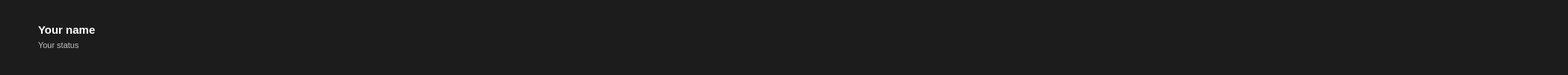
        <widget class="QWidget" name="statusHead" native="true">
         <property name="enabled">
          <bool>true</bool>
         </property>
         <property name="sizePolicy">
          <sizepolicy hsizetype="MinimumExpanding" vsizetype="Fixed">
           <horstretch>0</horstretch>
           <verstretch>0</verstretch>
          </sizepolicy>
         </property>
         <property name="minimumSize">
          <size>
           <width>225</width>
           <height>60</height>
          </size>
         </property>
         <property name="palette">
          <palette>
           <active>
            <colorrole role="WindowText">
             <brush brushstyle="SolidPattern">
              <color alpha="255">
               <red>255</red>
               <green>255</green>
               <blue>255</blue>
              </color>
             </brush>
            </colorrole>
            <colorrole role="Button">
             <brush brushstyle="SolidPattern">
              <color alpha="255">
               <red>28</red>
               <green>28</green>
               <blue>28</blue>
              </color>
             </brush>
            </colorrole>
            <colorrole role="Light">
             <brush brushstyle="SolidPattern">
              <color alpha="255">
               <red>42</red>
               <green>42</green>
               <blue>42</blue>
              </color>
             </brush>
            </colorrole>
            <colorrole role="Midlight">
             <brush brushstyle="SolidPattern">
              <color alpha="255">
               <red>35</red>
               <green>35</green>
               <blue>35</blue>
              </color>
             </brush>
            </colorrole>
            <colorrole role="Dark">
             <brush brushstyle="SolidPattern">
              <color alpha="255">
               <red>14</red>
               <green>14</green>
               <blue>14</blue>
              </color>
             </brush>
            </colorrole>
            <colorrole role="Mid">
             <brush brushstyle="SolidPattern">
              <color alpha="255">
               <red>18</red>
               <green>18</green>
               <blue>18</blue>
              </color>
             </brush>
            </colorrole>
            <colorrole role="Text">
             <brush brushstyle="SolidPattern">
              <color alpha="255">
               <red>255</red>
               <green>255</green>
               <blue>255</blue>
              </color>
             </brush>
            </colorrole>
            <colorrole role="BrightText">
             <brush brushstyle="SolidPattern">
              <color alpha="255">
               <red>255</red>
               <green>255</green>
               <blue>255</blue>
              </color>
             </brush>
            </colorrole>
            <colorrole role="ButtonText">
             <brush brushstyle="SolidPattern">
              <color alpha="255">
               <red>255</red>
               <green>255</green>
               <blue>255</blue>
              </color>
             </brush>
            </colorrole>
            <colorrole role="Base">
             <brush brushstyle="SolidPattern">
              <color alpha="255">
               <red>0</red>
               <green>0</green>
               <blue>0</blue>
              </color>
             </brush>
            </colorrole>
            <colorrole role="Window">
             <brush brushstyle="SolidPattern">
              <color alpha="255">
               <red>28</red>
               <green>28</green>
               <blue>28</blue>
              </color>
             </brush>
            </colorrole>
            <colorrole role="Shadow">
             <brush brushstyle="SolidPattern">
              <color alpha="255">
               <red>0</red>
               <green>0</green>
               <blue>0</blue>
              </color>
             </brush>
            </colorrole>
            <colorrole role="AlternateBase">
             <brush brushstyle="SolidPattern">
              <color alpha="255">
               <red>14</red>
               <green>14</green>
               <blue>14</blue>
              </color>
             </brush>
            </colorrole>
            <colorrole role="ToolTipBase">
             <brush brushstyle="SolidPattern">
              <color alpha="255">
               <red>255</red>
               <green>255</green>
               <blue>220</blue>
              </color>
             </brush>
            </colorrole>
            <colorrole role="ToolTipText">
             <brush brushstyle="SolidPattern">
              <color alpha="255">
               <red>0</red>
               <green>0</green>
               <blue>0</blue>
              </color>
             </brush>
            </colorrole>
           </active>
           <inactive>
            <colorrole role="WindowText">
             <brush brushstyle="SolidPattern">
              <color alpha="255">
               <red>255</red>
               <green>255</green>
               <blue>255</blue>
              </color>
             </brush>
            </colorrole>
            <colorrole role="Button">
             <brush brushstyle="SolidPattern">
              <color alpha="255">
               <red>28</red>
               <green>28</green>
               <blue>28</blue>
              </color>
             </brush>
            </colorrole>
            <colorrole role="Light">
             <brush brushstyle="SolidPattern">
              <color alpha="255">
               <red>42</red>
               <green>42</green>
               <blue>42</blue>
              </color>
             </brush>
            </colorrole>
            <colorrole role="Midlight">
             <brush brushstyle="SolidPattern">
              <color alpha="255">
               <red>35</red>
               <green>35</green>
               <blue>35</blue>
              </color>
             </brush>
            </colorrole>
            <colorrole role="Dark">
             <brush brushstyle="SolidPattern">
              <color alpha="255">
               <red>14</red>
               <green>14</green>
               <blue>14</blue>
              </color>
             </brush>
            </colorrole>
            <colorrole role="Mid">
             <brush brushstyle="SolidPattern">
              <color alpha="255">
               <red>18</red>
               <green>18</green>
               <blue>18</blue>
              </color>
             </brush>
            </colorrole>
            <colorrole role="Text">
             <brush brushstyle="SolidPattern">
              <color alpha="255">
               <red>255</red>
               <green>255</green>
               <blue>255</blue>
              </color>
             </brush>
            </colorrole>
            <colorrole role="BrightText">
             <brush brushstyle="SolidPattern">
              <color alpha="255">
               <red>255</red>
               <green>255</green>
               <blue>255</blue>
              </color>
             </brush>
            </colorrole>
            <colorrole role="ButtonText">
             <brush brushstyle="SolidPattern">
              <color alpha="255">
               <red>255</red>
               <green>255</green>
               <blue>255</blue>
              </color>
             </brush>
            </colorrole>
            <colorrole role="Base">
             <brush brushstyle="SolidPattern">
              <color alpha="255">
               <red>0</red>
               <green>0</green>
               <blue>0</blue>
              </color>
             </brush>
            </colorrole>
            <colorrole role="Window">
             <brush brushstyle="SolidPattern">
              <color alpha="255">
               <red>28</red>
               <green>28</green>
               <blue>28</blue>
              </color>
             </brush>
            </colorrole>
            <colorrole role="Shadow">
             <brush brushstyle="SolidPattern">
              <color alpha="255">
               <red>0</red>
               <green>0</green>
               <blue>0</blue>
              </color>
             </brush>
            </colorrole>
            <colorrole role="AlternateBase">
             <brush brushstyle="SolidPattern">
              <color alpha="255">
               <red>14</red>
               <green>14</green>
               <blue>14</blue>
              </color>
             </brush>
            </colorrole>
            <colorrole role="ToolTipBase">
             <brush brushstyle="SolidPattern">
              <color alpha="255">
               <red>255</red>
               <green>255</green>
               <blue>220</blue>
              </color>
             </brush>
            </colorrole>
            <colorrole role="ToolTipText">
             <brush brushstyle="SolidPattern">
              <color alpha="255">
               <red>0</red>
               <green>0</green>
               <blue>0</blue>
              </color>
             </brush>
            </colorrole>
           </inactive>
           <disabled>
            <colorrole role="WindowText">
             <brush brushstyle="SolidPattern">
              <color alpha="255">
               <red>14</red>
               <green>14</green>
               <blue>14</blue>
              </color>
             </brush>
            </colorrole>
            <colorrole role="Button">
             <brush brushstyle="SolidPattern">
              <color alpha="255">
               <red>28</red>
               <green>28</green>
               <blue>28</blue>
              </color>
             </brush>
            </colorrole>
            <colorrole role="Light">
             <brush brushstyle="SolidPattern">
              <color alpha="255">
               <red>42</red>
               <green>42</green>
               <blue>42</blue>
              </color>
             </brush>
            </colorrole>
            <colorrole role="Midlight">
             <brush brushstyle="SolidPattern">
              <color alpha="255">
               <red>35</red>
               <green>35</green>
               <blue>35</blue>
              </color>
             </brush>
            </colorrole>
            <colorrole role="Dark">
             <brush brushstyle="SolidPattern">
              <color alpha="255">
               <red>14</red>
               <green>14</green>
               <blue>14</blue>
              </color>
             </brush>
            </colorrole>
            <colorrole role="Mid">
             <brush brushstyle="SolidPattern">
              <color alpha="255">
               <red>18</red>
               <green>18</green>
               <blue>18</blue>
              </color>
             </brush>
            </colorrole>
            <colorrole role="Text">
             <brush brushstyle="SolidPattern">
              <color alpha="255">
               <red>14</red>
               <green>14</green>
               <blue>14</blue>
              </color>
             </brush>
            </colorrole>
            <colorrole role="BrightText">
             <brush brushstyle="SolidPattern">
              <color alpha="255">
               <red>255</red>
               <green>255</green>
               <blue>255</blue>
              </color>
             </brush>
            </colorrole>
            <colorrole role="ButtonText">
             <brush brushstyle="SolidPattern">
              <color alpha="255">
               <red>14</red>
               <green>14</green>
               <blue>14</blue>
              </color>
             </brush>
            </colorrole>
            <colorrole role="Base">
             <brush brushstyle="SolidPattern">
              <color alpha="255">
               <red>28</red>
               <green>28</green>
               <blue>28</blue>
              </color>
             </brush>
            </colorrole>
            <colorrole role="Window">
             <brush brushstyle="SolidPattern">
              <color alpha="255">
               <red>28</red>
               <green>28</green>
               <blue>28</blue>
              </color>
             </brush>
            </colorrole>
            <colorrole role="Shadow">
             <brush brushstyle="SolidPattern">
              <color alpha="255">
               <red>0</red>
               <green>0</green>
               <blue>0</blue>
              </color>
             </brush>
            </colorrole>
            <colorrole role="AlternateBase">
             <brush brushstyle="SolidPattern">
              <color alpha="255">
               <red>28</red>
               <green>28</green>
               <blue>28</blue>
              </color>
             </brush>
            </colorrole>
            <colorrole role="ToolTipBase">
             <brush brushstyle="SolidPattern">
              <color alpha="255">
               <red>255</red>
               <green>255</green>
               <blue>220</blue>
              </color>
             </brush>
            </colorrole>
            <colorrole role="ToolTipText">
             <brush brushstyle="SolidPattern">
              <color alpha="255">
               <red>0</red>
               <green>0</green>
               <blue>0</blue>
              </color>
             </brush>
            </colorrole>
           </disabled>
          </palette>
         </property>
         <property name="autoFillBackground">
          <bool>true</bool>
         </property>
         <layout class="QGridLayout" name="gridLayout_2">
          <item row="0" column="0">
           <layout class="QHBoxLayout" name="horizontalLayout_3">
            <property name="spacing">
             <number>0</number>
            </property>
            <item>
             <widget class="QLabel" name="profilePicture">
              <property name="minimumSize">
               <size>
                <width>40</width>
                <height>40</height>
               </size>
              </property>
              <property name="maximumSize">
               <size>
                <width>40</width>
                <height>40</height>
               </size>
              </property>
              <property name="text">
               <string/>
              </property>
              <property name="pixmap">
               <pixmap resource="res.qrc">:/img/contact.png</pixmap>
              </property>
              <property name="wordWrap">
               <bool>true</bool>
              </property>
             </widget>
            </item>
            <item>
             <layout class="QVBoxLayout" name="verticalLayout">
              <property name="spacing">
               <number>0</number>
              </property>
              <item>
               <widget class="EditableLabelWidget" name="nameLabel">
                <property name="enabled">
                 <bool>true</bool>
                </property>
                <property name="palette">
                 <palette>
                  <active>
                   <colorrole role="WindowText">
                    <brush brushstyle="SolidPattern">
                     <color alpha="255">
                      <red>255</red>
                      <green>255</green>
                      <blue>255</blue>
                     </color>
                    </brush>
                   </colorrole>
                   <colorrole role="Button">
                    <brush brushstyle="SolidPattern">
                     <color alpha="255">
                      <red>255</red>
                      <green>255</green>
                      <blue>255</blue>
                     </color>
                    </brush>
                   </colorrole>
                   <colorrole role="Light">
                    <brush brushstyle="SolidPattern">
                     <color alpha="255">
                      <red>255</red>
                      <green>255</green>
                      <blue>255</blue>
                     </color>
                    </brush>
                   </colorrole>
                   <colorrole role="Midlight">
                    <brush brushstyle="SolidPattern">
                     <color alpha="255">
                      <red>255</red>
                      <green>255</green>
                      <blue>255</blue>
                     </color>
                    </brush>
                   </colorrole>
                   <colorrole role="Dark">
                    <brush brushstyle="SolidPattern">
                     <color alpha="255">
                      <red>255</red>
                      <green>255</green>
                      <blue>255</blue>
                     </color>
                    </brush>
                   </colorrole>
                   <colorrole role="Mid">
                    <brush brushstyle="SolidPattern">
                     <color alpha="255">
                      <red>255</red>
                      <green>255</green>
                      <blue>255</blue>
                     </color>
                    </brush>
                   </colorrole>
                   <colorrole role="Text">
                    <brush brushstyle="SolidPattern">
                     <color alpha="255">
                      <red>255</red>
                      <green>255</green>
                      <blue>255</blue>
                     </color>
                    </brush>
                   </colorrole>
                   <colorrole role="ButtonText">
                    <brush brushstyle="SolidPattern">
                     <color alpha="255">
                      <red>255</red>
                      <green>255</green>
                      <blue>255</blue>
                     </color>
                    </brush>
                   </colorrole>
                   <colorrole role="Base">
                    <brush brushstyle="SolidPattern">
                     <color alpha="255">
                      <red>255</red>
                      <green>255</green>
                      <blue>255</blue>
                     </color>
                    </brush>
                   </colorrole>
                   <colorrole role="Window">
                    <brush brushstyle="SolidPattern">
                     <color alpha="255">
                      <red>255</red>
                      <green>255</green>
                      <blue>255</blue>
                     </color>
                    </brush>
                   </colorrole>
                   <colorrole role="Shadow">
                    <brush brushstyle="SolidPattern">
                     <color alpha="255">
                      <red>255</red>
                      <green>255</green>
                      <blue>255</blue>
                     </color>
                    </brush>
                   </colorrole>
                   <colorrole role="Highlight">
                    <brush brushstyle="SolidPattern">
                     <color alpha="255">
                      <red>255</red>
                      <green>255</green>
                      <blue>255</blue>
                     </color>
                    </brush>
                   </colorrole>
                   <colorrole role="AlternateBase">
                    <brush brushstyle="SolidPattern">
                     <color alpha="255">
                      <red>255</red>
                      <green>255</green>
                      <blue>255</blue>
                     </color>
                    </brush>
                   </colorrole>
                   <colorrole role="NoRole">
                    <brush brushstyle="SolidPattern">
                     <color alpha="255">
                      <red>255</red>
                      <green>255</green>
                      <blue>255</blue>
                     </color>
                    </brush>
                   </colorrole>
                   <colorrole role="ToolTipText">
                    <brush brushstyle="SolidPattern">
                     <color alpha="255">
                      <red>255</red>
                      <green>255</green>
                      <blue>255</blue>
                     </color>
                    </brush>
                   </colorrole>
                  </active>
                  <inactive>
                   <colorrole role="WindowText">
                    <brush brushstyle="SolidPattern">
                     <color alpha="255">
                      <red>255</red>
                      <green>255</green>
                      <blue>255</blue>
                     </color>
                    </brush>
                   </colorrole>
                   <colorrole role="Button">
                    <brush brushstyle="SolidPattern">
                     <color alpha="255">
                      <red>255</red>
                      <green>255</green>
                      <blue>255</blue>
                     </color>
                    </brush>
                   </colorrole>
                   <colorrole role="Light">
                    <brush brushstyle="SolidPattern">
                     <color alpha="255">
                      <red>255</red>
                      <green>255</green>
                      <blue>255</blue>
                     </color>
                    </brush>
                   </colorrole>
                   <colorrole role="Midlight">
                    <brush brushstyle="SolidPattern">
                     <color alpha="255">
                      <red>255</red>
                      <green>255</green>
                      <blue>255</blue>
                     </color>
                    </brush>
                   </colorrole>
                   <colorrole role="Dark">
                    <brush brushstyle="SolidPattern">
                     <color alpha="255">
                      <red>255</red>
                      <green>255</green>
                      <blue>255</blue>
                     </color>
                    </brush>
                   </colorrole>
                   <colorrole role="Mid">
                    <brush brushstyle="SolidPattern">
                     <color alpha="255">
                      <red>255</red>
                      <green>255</green>
                      <blue>255</blue>
                     </color>
                    </brush>
                   </colorrole>
                   <colorrole role="Text">
                    <brush brushstyle="SolidPattern">
                     <color alpha="255">
                      <red>255</red>
                      <green>255</green>
                      <blue>255</blue>
                     </color>
                    </brush>
                   </colorrole>
                   <colorrole role="ButtonText">
                    <brush brushstyle="SolidPattern">
                     <color alpha="255">
                      <red>255</red>
                      <green>255</green>
                      <blue>255</blue>
                     </color>
                    </brush>
                   </colorrole>
                   <colorrole role="Base">
                    <brush brushstyle="SolidPattern">
                     <color alpha="255">
                      <red>255</red>
                      <green>255</green>
                      <blue>255</blue>
                     </color>
                    </brush>
                   </colorrole>
                   <colorrole role="Window">
                    <brush brushstyle="SolidPattern">
                     <color alpha="255">
                      <red>255</red>
                      <green>255</green>
                      <blue>255</blue>
                     </color>
                    </brush>
                   </colorrole>
                   <colorrole role="Shadow">
                    <brush brushstyle="SolidPattern">
                     <color alpha="255">
                      <red>255</red>
                      <green>255</green>
                      <blue>255</blue>
                     </color>
                    </brush>
                   </colorrole>
                   <colorrole role="Highlight">
                    <brush brushstyle="SolidPattern">
                     <color alpha="255">
                      <red>255</red>
                      <green>255</green>
                      <blue>255</blue>
                     </color>
                    </brush>
                   </colorrole>
                   <colorrole role="AlternateBase">
                    <brush brushstyle="SolidPattern">
                     <color alpha="255">
                      <red>255</red>
                      <green>255</green>
                      <blue>255</blue>
                     </color>
                    </brush>
                   </colorrole>
                   <colorrole role="NoRole">
                    <brush brushstyle="SolidPattern">
                     <color alpha="255">
                      <red>255</red>
                      <green>255</green>
                      <blue>255</blue>
                     </color>
                    </brush>
                   </colorrole>
                   <colorrole role="ToolTipText">
                    <brush brushstyle="SolidPattern">
                     <color alpha="255">
                      <red>255</red>
                      <green>255</green>
                      <blue>255</blue>
                     </color>
                    </brush>
                   </colorrole>
                  </inactive>
                  <disabled>
                   <colorrole role="WindowText">
                    <brush brushstyle="SolidPattern">
                     <color alpha="255">
                      <red>255</red>
                      <green>255</green>
                      <blue>255</blue>
                     </color>
                    </brush>
                   </colorrole>
                   <colorrole role="Button">
                    <brush brushstyle="SolidPattern">
                     <color alpha="255">
                      <red>255</red>
                      <green>255</green>
                      <blue>255</blue>
                     </color>
                    </brush>
                   </colorrole>
                   <colorrole role="Light">
                    <brush brushstyle="SolidPattern">
                     <color alpha="255">
                      <red>255</red>
                      <green>255</green>
                      <blue>255</blue>
                     </color>
                    </brush>
                   </colorrole>
                   <colorrole role="Midlight">
                    <brush brushstyle="SolidPattern">
                     <color alpha="255">
                      <red>255</red>
                      <green>255</green>
                      <blue>255</blue>
                     </color>
                    </brush>
                   </colorrole>
                   <colorrole role="Dark">
                    <brush brushstyle="SolidPattern">
                     <color alpha="255">
                      <red>255</red>
                      <green>255</green>
                      <blue>255</blue>
                     </color>
                    </brush>
                   </colorrole>
                   <colorrole role="Mid">
                    <brush brushstyle="SolidPattern">
                     <color alpha="255">
                      <red>255</red>
                      <green>255</green>
                      <blue>255</blue>
                     </color>
                    </brush>
                   </colorrole>
                   <colorrole role="Text">
                    <brush brushstyle="SolidPattern">
                     <color alpha="255">
                      <red>255</red>
                      <green>255</green>
                      <blue>255</blue>
                     </color>
                    </brush>
                   </colorrole>
                   <colorrole role="ButtonText">
                    <brush brushstyle="SolidPattern">
                     <color alpha="255">
                      <red>255</red>
                      <green>255</green>
                      <blue>255</blue>
                     </color>
                    </brush>
                   </colorrole>
                   <colorrole role="Base">
                    <brush brushstyle="SolidPattern">
                     <color alpha="255">
                      <red>255</red>
                      <green>255</green>
                      <blue>255</blue>
                     </color>
                    </brush>
                   </colorrole>
                   <colorrole role="Window">
                    <brush brushstyle="SolidPattern">
                     <color alpha="255">
                      <red>255</red>
                      <green>255</green>
                      <blue>255</blue>
                     </color>
                    </brush>
                   </colorrole>
                   <colorrole role="Shadow">
                    <brush brushstyle="SolidPattern">
                     <color alpha="255">
                      <red>255</red>
                      <green>255</green>
                      <blue>255</blue>
                     </color>
                    </brush>
                   </colorrole>
                   <colorrole role="Highlight">
                    <brush brushstyle="SolidPattern">
                     <color alpha="255">
                      <red>240</red>
                      <green>240</green>
                      <blue>240</blue>
                     </color>
                    </brush>
                   </colorrole>
                   <colorrole role="AlternateBase">
                    <brush brushstyle="SolidPattern">
                     <color alpha="255">
                      <red>255</red>
                      <green>255</green>
                      <blue>255</blue>
                     </color>
                    </brush>
                   </colorrole>
                   <colorrole role="NoRole">
                    <brush brushstyle="SolidPattern">
                     <color alpha="255">
                      <red>255</red>
                      <green>255</green>
                      <blue>255</blue>
                     </color>
                    </brush>
                   </colorrole>
                   <colorrole role="ToolTipText">
                    <brush brushstyle="SolidPattern">
                     <color alpha="255">
                      <red>255</red>
                      <green>255</green>
                      <blue>255</blue>
                     </color>
                    </brush>
                   </colorrole>
                  </disabled>
                 </palette>
                </property>
                <property name="font">
                 <font>
                  <pointsize>11</pointsize>
                  <weight>75</weight>
                  <bold>true</bold>
                 </font>
                </property>
                <property name="text">
                 <string>Your name</string>
                </property>
               </widget>
              </item>
              <item>
               <widget class="EditableLabelWidget" name="statusLabel">
                <property name="palette">
                 <palette>
                  <active>
                   <colorrole role="WindowText">
                    <brush brushstyle="SolidPattern">
                     <color alpha="255">
                      <red>193</red>
                      <green>193</green>
                      <blue>193</blue>
                     </color>
                    </brush>
                   </colorrole>
                   <colorrole role="Text">
                    <brush brushstyle="SolidPattern">
                     <color alpha="255">
                      <red>193</red>
                      <green>193</green>
                      <blue>193</blue>
                     </color>
                    </brush>
                   </colorrole>
                  </active>
                  <inactive>
                   <colorrole role="WindowText">
                    <brush brushstyle="SolidPattern">
                     <color alpha="255">
                      <red>193</red>
                      <green>193</green>
                      <blue>193</blue>
                     </color>
                    </brush>
                   </colorrole>
                   <colorrole role="Text">
                    <brush brushstyle="SolidPattern">
                     <color alpha="255">
                      <red>193</red>
                      <green>193</green>
                      <blue>193</blue>
                     </color>
                    </brush>
                   </colorrole>
                  </inactive>
                  <disabled>
                   <colorrole role="WindowText">
                    <brush brushstyle="SolidPattern">
                     <color alpha="255">
                      <red>14</red>
                      <green>14</green>
                      <blue>14</blue>
                     </color>
                    </brush>
                   </colorrole>
                   <colorrole role="Text">
                    <brush brushstyle="SolidPattern">
                     <color alpha="255">
                      <red>14</red>
                      <green>14</green>
                      <blue>14</blue>
                     </color>
                    </brush>
                   </colorrole>
                  </disabled>
                 </palette>
                </property>
                <property name="font">
                 <font>
                  <pointsize>8</pointsize>
                 </font>
                </property>
                <property name="text">
                 <string>Your status</string>
                </property>
               </widget>
              </item>
             </layout>
            </item>
            <item>
             <spacer name="horizontalSpacer_3">
              <property name="orientation">
               <enum>Qt::Horizontal</enum>
              </property>
              <property name="sizeType">
               <enum>QSizePolicy::Maximum</enum>
              </property>
              <property name="sizeHint" stdset="0">
               <size>
                <width>1920</width>
                <height>20</height>
               </size>
              </property>
             </spacer>
            </item>
            <item>
             <widget class="ClickableLabel" name="statImg">
              <property name="minimumSize">
               <size>
                <width>40</width>
                <height>40</height>
               </size>
              </property>
              <property name="maximumSize">
               <size>
                <width>40</width>
                <height>40</height>
               </size>
              </property>
              <property name="layoutDirection">
               <enum>Qt::LeftToRight</enum>
              </property>
              <property name="text">
               <string/>
              </property>
              <property name="pixmap">
               <pixmap resource="res.qrc">:/img/status/dot_away_2x.png</pixmap>
              </property>
              <property name="alignment">
               <set>Qt::AlignCenter</set>
              </property>
              <property name="wordWrap">
               <bool>true</bool>
              </property>
             </widget>
            </item>
           </layout>
          </item>
         </layout>
        </widget>
